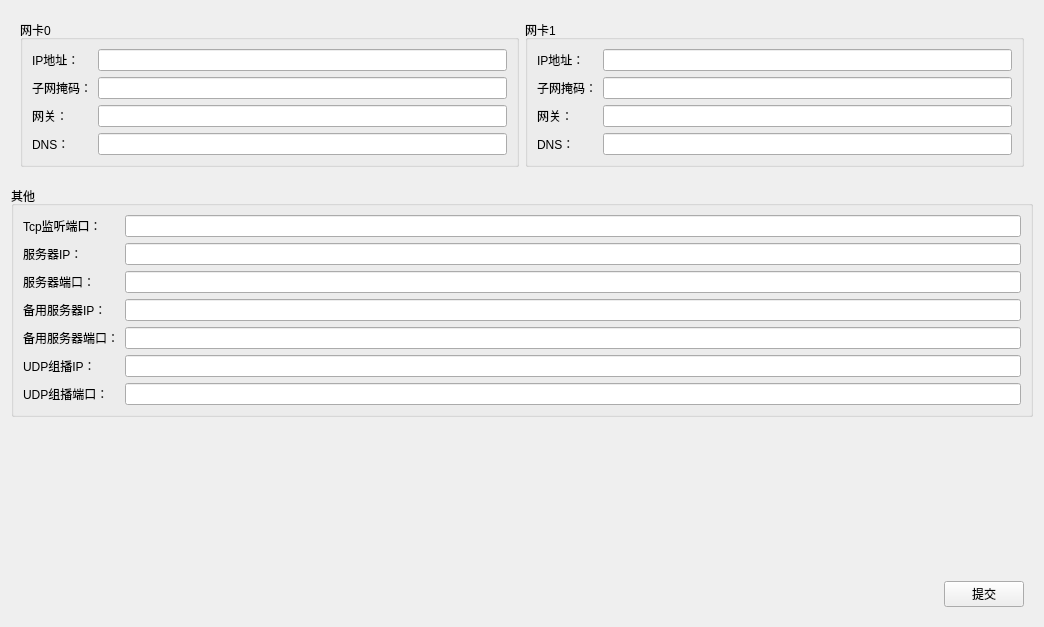
<?xml version="1.0" encoding="UTF-8"?>
<ui version="4.0">
 <class>FrmRMNetwork</class>
 <widget class="QWidget" name="FrmRMNetwork">
  <property name="geometry">
   <rect>
    <x>0</x>
    <y>0</y>
    <width>1044</width>
    <height>627</height>
   </rect>
  </property>
  <property name="windowTitle">
   <string>Form</string>
  </property>
  <layout class="QVBoxLayout" name="verticalLayout">
   <property name="spacing">
    <number>10</number>
   </property>
   <item>
    <widget class="QWidget" name="widget" native="true">
     <layout class="QHBoxLayout" name="horizontalLayout_2">
      <item>
       <widget class="QGroupBox" name="gbox_eth0">
        <property name="title">
         <string>网卡0</string>
        </property>
        <layout class="QGridLayout" name="gridLayout_19">
         <item row="1" column="1">
          <widget class="QLineEdit" name="txt_eth0_mask">
           <property name="sizePolicy">
            <sizepolicy hsizetype="Preferred" vsizetype="Fixed">
             <horstretch>0</horstretch>
             <verstretch>0</verstretch>
            </sizepolicy>
           </property>
          </widget>
         </item>
         <item row="0" column="1">
          <widget class="QLineEdit" name="txt_eth0_ip">
           <property name="sizePolicy">
            <sizepolicy hsizetype="Preferred" vsizetype="Fixed">
             <horstretch>0</horstretch>
             <verstretch>0</verstretch>
            </sizepolicy>
           </property>
          </widget>
         </item>
         <item row="0" column="0">
          <widget class="QLabel" name="lab_eth0_ip">
           <property name="sizePolicy">
            <sizepolicy hsizetype="Preferred" vsizetype="Preferred">
             <horstretch>0</horstretch>
             <verstretch>0</verstretch>
            </sizepolicy>
           </property>
           <property name="text">
            <string>IP地址：</string>
           </property>
          </widget>
         </item>
         <item row="1" column="0">
          <widget class="QLabel" name="lab_eth0_mask">
           <property name="sizePolicy">
            <sizepolicy hsizetype="Fixed" vsizetype="Preferred">
             <horstretch>0</horstretch>
             <verstretch>0</verstretch>
            </sizepolicy>
           </property>
           <property name="text">
            <string>子网掩码：</string>
           </property>
          </widget>
         </item>
         <item row="2" column="1">
          <widget class="QLineEdit" name="txt_eth0_gateway">
           <property name="sizePolicy">
            <sizepolicy hsizetype="Preferred" vsizetype="Fixed">
             <horstretch>0</horstretch>
             <verstretch>0</verstretch>
            </sizepolicy>
           </property>
          </widget>
         </item>
         <item row="3" column="0">
          <widget class="QLabel" name="lab_eth0_dns">
           <property name="text">
            <string>DNS：</string>
           </property>
          </widget>
         </item>
         <item row="2" column="0">
          <widget class="QLabel" name="lab_eth0_gateway">
           <property name="text">
            <string>网关：</string>
           </property>
          </widget>
         </item>
         <item row="3" column="1">
          <widget class="QLineEdit" name="txt_eth0_dns">
           <property name="sizePolicy">
            <sizepolicy hsizetype="Preferred" vsizetype="Fixed">
             <horstretch>0</horstretch>
             <verstretch>0</verstretch>
            </sizepolicy>
           </property>
          </widget>
         </item>
        </layout>
       </widget>
      </item>
      <item>
       <widget class="QGroupBox" name="gbox_eth1">
        <property name="title">
         <string>网卡1</string>
        </property>
        <property name="flat">
         <bool>false</bool>
        </property>
        <layout class="QGridLayout" name="gridLayout_18">
         <item row="1" column="1">
          <widget class="QLineEdit" name="txt_eth1_mask">
           <property name="sizePolicy">
            <sizepolicy hsizetype="Preferred" vsizetype="Fixed">
             <horstretch>0</horstretch>
             <verstretch>0</verstretch>
            </sizepolicy>
           </property>
          </widget>
         </item>
         <item row="0" column="1">
          <widget class="QLineEdit" name="txt_eth1_ip">
           <property name="sizePolicy">
            <sizepolicy hsizetype="Preferred" vsizetype="Fixed">
             <horstretch>0</horstretch>
             <verstretch>0</verstretch>
            </sizepolicy>
           </property>
          </widget>
         </item>
         <item row="2" column="0">
          <widget class="QLabel" name="lab_eth1_gateway">
           <property name="text">
            <string>网关：</string>
           </property>
           <property name="alignment">
            <set>Qt::AlignLeading|Qt::AlignLeft|Qt::AlignVCenter</set>
           </property>
          </widget>
         </item>
         <item row="1" column="0">
          <widget class="QLabel" name="lab_eth1_mask">
           <property name="sizePolicy">
            <sizepolicy hsizetype="Fixed" vsizetype="Preferred">
             <horstretch>0</horstretch>
             <verstretch>0</verstretch>
            </sizepolicy>
           </property>
           <property name="text">
            <string>子网掩码：</string>
           </property>
          </widget>
         </item>
         <item row="2" column="1">
          <widget class="QLineEdit" name="txt_eth1_gateway">
           <property name="sizePolicy">
            <sizepolicy hsizetype="Preferred" vsizetype="Fixed">
             <horstretch>0</horstretch>
             <verstretch>0</verstretch>
            </sizepolicy>
           </property>
          </widget>
         </item>
         <item row="3" column="1">
          <widget class="QLineEdit" name="txt_eth1_dns">
           <property name="sizePolicy">
            <sizepolicy hsizetype="Preferred" vsizetype="Fixed">
             <horstretch>0</horstretch>
             <verstretch>0</verstretch>
            </sizepolicy>
           </property>
          </widget>
         </item>
         <item row="0" column="0">
          <widget class="QLabel" name="lab_eth1_ip">
           <property name="sizePolicy">
            <sizepolicy hsizetype="Preferred" vsizetype="Preferred">
             <horstretch>0</horstretch>
             <verstretch>0</verstretch>
            </sizepolicy>
           </property>
           <property name="text">
            <string>IP地址：</string>
           </property>
          </widget>
         </item>
         <item row="3" column="0">
          <widget class="QLabel" name="lab_eth1_dns">
           <property name="text">
            <string>DNS：</string>
           </property>
           <property name="alignment">
            <set>Qt::AlignLeading|Qt::AlignLeft|Qt::AlignVCenter</set>
           </property>
          </widget>
         </item>
        </layout>
       </widget>
      </item>
     </layout>
    </widget>
   </item>
   <item>
    <widget class="QGroupBox" name="gbox_other">
     <property name="title">
      <string>其他</string>
     </property>
     <layout class="QGridLayout" name="gridLayout">
      <item row="1" column="0">
       <widget class="QLabel" name="lab_serverip">
        <property name="text">
         <string>服务器IP：</string>
        </property>
       </widget>
      </item>
      <item row="2" column="0">
       <widget class="QLabel" name="lab_serverport">
        <property name="text">
         <string>服务器端口：</string>
        </property>
       </widget>
      </item>
      <item row="4" column="0">
       <widget class="QLabel" name="lab_standbyport">
        <property name="sizePolicy">
         <sizepolicy hsizetype="Fixed" vsizetype="Preferred">
          <horstretch>0</horstretch>
          <verstretch>0</verstretch>
         </sizepolicy>
        </property>
        <property name="text">
         <string>备用服务器端口：</string>
        </property>
        <property name="alignment">
         <set>Qt::AlignLeading|Qt::AlignLeft|Qt::AlignVCenter</set>
        </property>
       </widget>
      </item>
      <item row="5" column="0">
       <widget class="QLabel" name="lab_udpip">
        <property name="text">
         <string>UDP组播IP：</string>
        </property>
        <property name="alignment">
         <set>Qt::AlignLeading|Qt::AlignLeft|Qt::AlignVCenter</set>
        </property>
       </widget>
      </item>
      <item row="5" column="1" colspan="3">
       <widget class="QLineEdit" name="txt_udpip">
        <property name="sizePolicy">
         <sizepolicy hsizetype="Preferred" vsizetype="Fixed">
          <horstretch>0</horstretch>
          <verstretch>0</verstretch>
         </sizepolicy>
        </property>
       </widget>
      </item>
      <item row="2" column="1" colspan="3">
       <widget class="QLineEdit" name="txt_serverport">
        <property name="sizePolicy">
         <sizepolicy hsizetype="Preferred" vsizetype="Fixed">
          <horstretch>0</horstretch>
          <verstretch>0</verstretch>
         </sizepolicy>
        </property>
       </widget>
      </item>
      <item row="4" column="1" colspan="3">
       <widget class="QLineEdit" name="txt_standbyport">
        <property name="sizePolicy">
         <sizepolicy hsizetype="Preferred" vsizetype="Fixed">
          <horstretch>0</horstretch>
          <verstretch>0</verstretch>
         </sizepolicy>
        </property>
       </widget>
      </item>
      <item row="3" column="0">
       <widget class="QLabel" name="lab_standbyip">
        <property name="text">
         <string>备用服务器IP：</string>
        </property>
       </widget>
      </item>
      <item row="3" column="1" colspan="3">
       <widget class="QLineEdit" name="txt_standbyip">
        <property name="sizePolicy">
         <sizepolicy hsizetype="Preferred" vsizetype="Fixed">
          <horstretch>0</horstretch>
          <verstretch>0</verstretch>
         </sizepolicy>
        </property>
       </widget>
      </item>
      <item row="6" column="0">
       <widget class="QLabel" name="lab_udpport">
        <property name="text">
         <string>UDP组播端口：</string>
        </property>
       </widget>
      </item>
      <item row="6" column="1" colspan="3">
       <widget class="QLineEdit" name="txt_udpport">
        <property name="sizePolicy">
         <sizepolicy hsizetype="Preferred" vsizetype="Fixed">
          <horstretch>0</horstretch>
          <verstretch>0</verstretch>
         </sizepolicy>
        </property>
       </widget>
      </item>
      <item row="1" column="1" colspan="3">
       <widget class="QLineEdit" name="txt_serverip">
        <property name="sizePolicy">
         <sizepolicy hsizetype="Preferred" vsizetype="Fixed">
          <horstretch>0</horstretch>
          <verstretch>0</verstretch>
         </sizepolicy>
        </property>
       </widget>
      </item>
      <item row="0" column="0">
       <widget class="QLabel" name="lab_listenport">
        <property name="sizePolicy">
         <sizepolicy hsizetype="Preferred" vsizetype="Preferred">
          <horstretch>0</horstretch>
          <verstretch>0</verstretch>
         </sizepolicy>
        </property>
        <property name="text">
         <string>Tcp监听端口：</string>
        </property>
       </widget>
      </item>
      <item row="0" column="1" colspan="3">
       <widget class="QLineEdit" name="txt_listenport">
        <property name="sizePolicy">
         <sizepolicy hsizetype="Preferred" vsizetype="Fixed">
          <horstretch>0</horstretch>
          <verstretch>0</verstretch>
         </sizepolicy>
        </property>
       </widget>
      </item>
     </layout>
    </widget>
   </item>
   <item>
    <spacer name="verticalSpacer">
     <property name="orientation">
      <enum>Qt::Vertical</enum>
     </property>
     <property name="sizeHint" stdset="0">
      <size>
       <width>20</width>
       <height>179</height>
      </size>
     </property>
    </spacer>
   </item>
   <item>
    <widget class="QWidget" name="widget_bottom" native="true">
     <layout class="QHBoxLayout" name="horizontalLayout">
      <item>
       <spacer name="horizontalSpacer">
        <property name="orientation">
         <enum>Qt::Horizontal</enum>
        </property>
        <property name="sizeHint" stdset="0">
         <size>
          <width>453</width>
          <height>20</height>
         </size>
        </property>
       </spacer>
      </item>
      <item>
       <widget class="QPushButton" name="btn_save">
        <property name="text">
         <string>提交</string>
        </property>
       </widget>
      </item>
     </layout>
    </widget>
   </item>
  </layout>
 </widget>
 <resources/>
 <connections/>
</ui>
